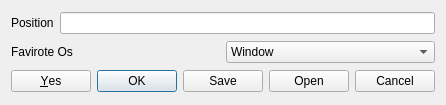
<?xml version="1.0" encoding="UTF-8"?>
<ui version="4.0">
 <class>InfoDialog</class>
 <widget class="QDialog" name="InfoDialog">
  <property name="geometry">
   <rect>
    <x>0</x>
    <y>0</y>
    <width>417</width>
    <height>105</height>
   </rect>
  </property>
  <property name="windowTitle">
   <string>Dialog</string>
  </property>
  <layout class="QVBoxLayout" name="verticalLayout">
   <item>
    <layout class="QHBoxLayout" name="horizontalLayout">
     <item>
      <widget class="QLabel" name="label">
       <property name="text">
        <string>Position</string>
       </property>
      </widget>
     </item>
     <item>
      <widget class="QLineEdit" name="position_line_edit"/>
     </item>
    </layout>
   </item>
   <item>
    <layout class="QHBoxLayout" name="horizontalLayout_2">
     <item>
      <widget class="QLabel" name="label_2">
       <property name="text">
        <string>Favirote Os</string>
       </property>
      </widget>
     </item>
     <item>
      <widget class="QComboBox" name="favorite_os_combo_box">
       <item>
        <property name="text">
         <string>Window</string>
        </property>
       </item>
       <item>
        <property name="text">
         <string>Linux</string>
        </property>
       </item>
       <item>
        <property name="text">
         <string>Mac</string>
        </property>
       </item>
      </widget>
     </item>
    </layout>
   </item>
   <item>
    <widget class="QDialogButtonBox" name="button_box">
     <property name="standardButtons">
      <set>QDialogButtonBox::StandardButton::Cancel|QDialogButtonBox::StandardButton::Ok|QDialogButtonBox::StandardButton::Open|QDialogButtonBox::StandardButton::Save|QDialogButtonBox::StandardButton::Yes</set>
     </property>
    </widget>
   </item>
  </layout>
 </widget>
 <resources/>
 <connections/>
</ui>
